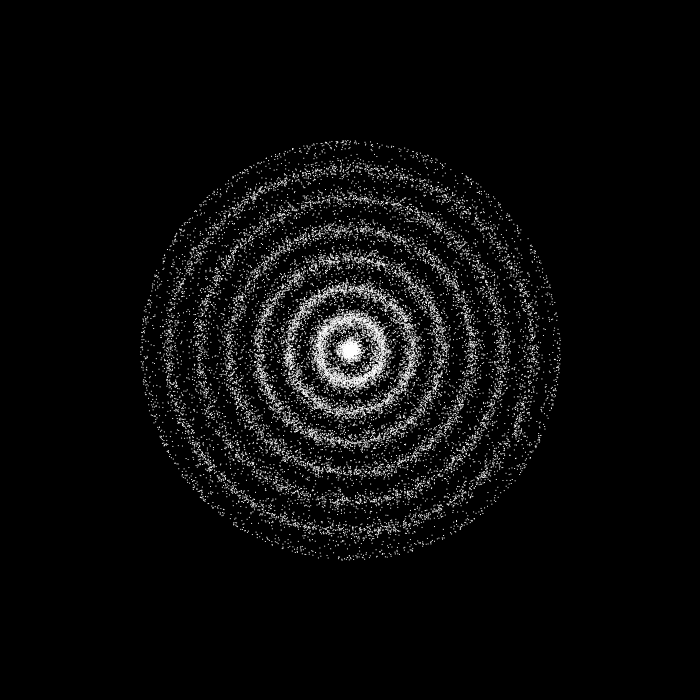
Frame 1 (no input)
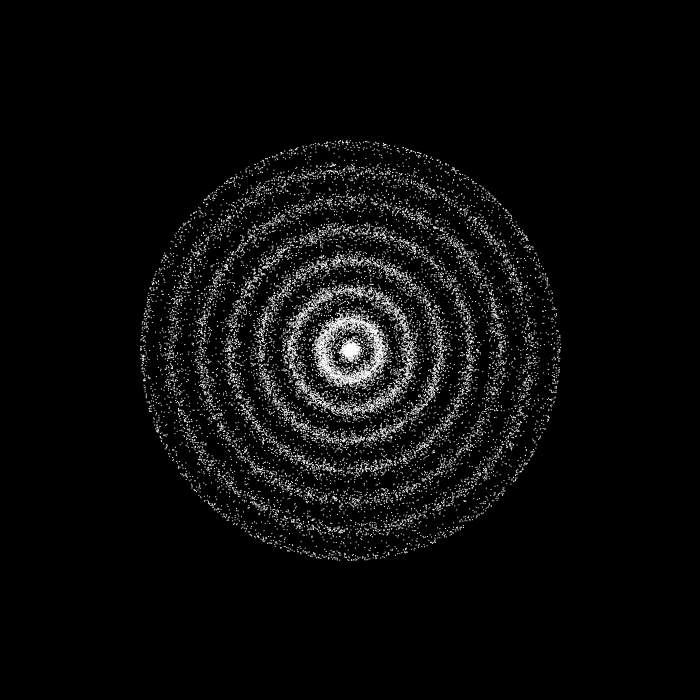
Frame 60 (the mouse pressed at the canvas centre just before this capture)
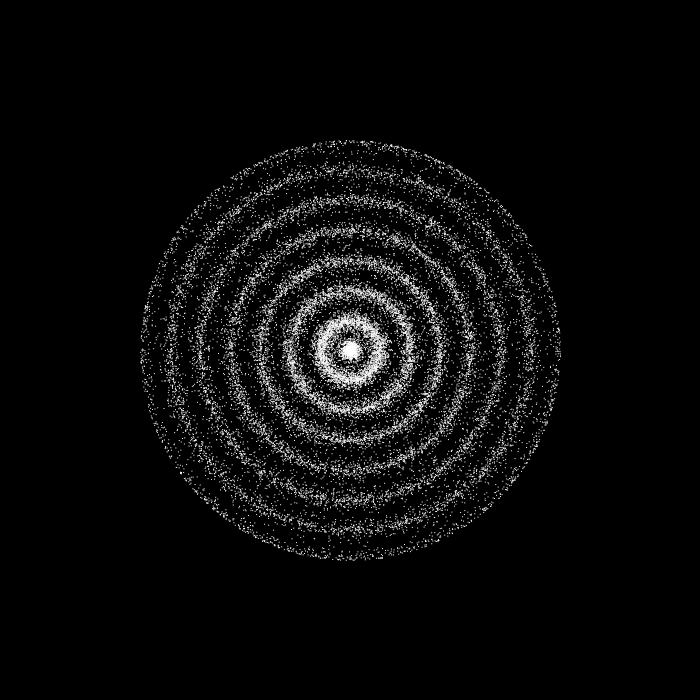
Frame 120 (the mouse held since frame 60 and released just before this capture)

The Processing sketch that drew these frames (run headless with seeded random() and noise(); from frame 60 on, the mouse is pressed at the canvas centre):

// Processing sketch: Random_Circle_2
// ── Random_Circle_2.pde
int squareSize = 1;
int screen_width = 700;
int screen_height = 700;

float maxRadius;

void settings() {
  size(screen_width, screen_height);
}

void setup() {
  frameRate(30);
  background(0);
  noStroke();
  fill(255);
  maxRadius = min(screen_width, screen_height) * 0.30;
}

void draw() {
  background(0);

  float center_x = screen_width / 2.0;
  float center_y = screen_height / 2.0;

  float t = frameCount * 2.0;
  float spacing = 30;
  float falloff = 5.0;

  for (int i = 0; i < 80000; i++) {
    float angle = random(TWO_PI);
    float radius = random(maxRadius);

    float d = abs(((radius - t) % spacing + spacing) % spacing);
    d = min(d, spacing - d);

    float probability = exp(-d / falloff);

    if (random(1) < probability) {
      float x = center_x + cos(angle) * radius;
      float y = center_y + sin(angle) * radius;
      square(x, y, squareSize);
    }
  }
}
